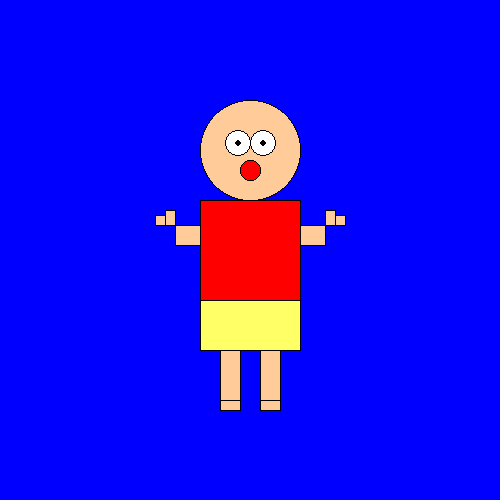

Here is the Python script that generated this plot:
from PIL import Image, ImageDraw, ImageFont

# Create a new image with a blue background
width, height = 500, 500
image = Image.new("RGB", (width, height), "blue")

# Create a drawing object
draw = ImageDraw.Draw(image)

# Draw the character (Shinchan) - This will be a simple representation

# Face
face_color = (255, 204, 153)
draw.ellipse((200, 100, 300, 200), fill=face_color, outline="black")

# Eyes
eye_color = "white"
eye_outline = "black"
draw.ellipse((225, 130, 250, 155), fill=eye_color, outline=eye_outline)
draw.ellipse((250, 130, 275, 155), fill=eye_color, outline=eye_outline)

# Pupils
pupil_color = "black"
draw.ellipse((235, 140, 240, 145), fill=pupil_color)
draw.ellipse((260, 140, 265, 145), fill=pupil_color)

# Mouth
draw.ellipse((240, 160, 260, 180), fill="red", outline="black")

# Body
body_color = (255, 0, 0)
draw.rectangle((200, 200, 300, 300), fill=body_color, outline="black")

# Shorts
shorts_color = (255, 255, 102)
draw.rectangle((200, 300, 300, 350), fill=shorts_color, outline="black")

# Legs
leg_color = face_color
draw.rectangle((220, 350, 240, 400), fill=leg_color, outline="black")
draw.rectangle((260, 350, 280, 400), fill=leg_color, outline="black")

# Feet
feet_color = (255, 204, 153)
draw.rectangle((220, 400, 240, 410), fill=feet_color, outline="black")
draw.rectangle((260, 400, 280, 410), fill=feet_color, outline="black")

# Arms
draw.rectangle((175, 225, 200, 245), fill=face_color, outline="black")  # Left arm
draw.rectangle((300, 225, 325, 245), fill=face_color, outline="black")  # Right arm

# Peace sign fingers (Left hand)
draw.rectangle((165, 210, 175, 225), fill=face_color, outline="black")  # Finger 1
draw.rectangle((155, 215, 165, 225), fill=face_color, outline="black")  # Finger 2

# Peace sign fingers (Right hand)
draw.rectangle((325, 210, 335, 225), fill=face_color, outline="black")  # Finger 1
draw.rectangle((335, 215, 345, 225), fill=face_color, outline="black")  # Finger 2

# Save the image
image.save("shinchan.png")

# Display the image
image.show()
